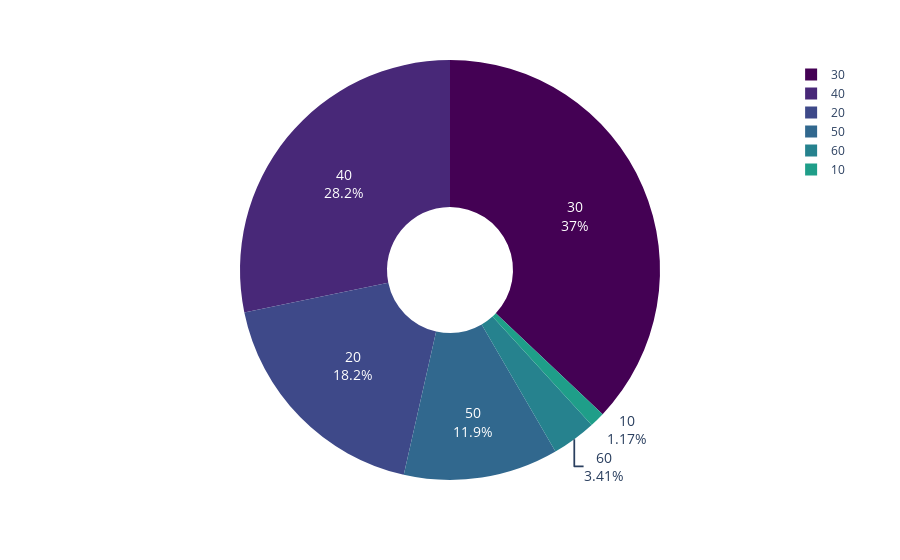

Source (notebook cell):
### Code cell
fig = px.pie(df, values = 'ratio', names = 'group', hover_data = ['ratio'], labels = {'group' : 'ratio'},
             color_discrete_sequence=px.colors.sequential.Viridis, hole=.3)
fig.update_traces(textinfo = 'percent+label', textfont_size = 14)
fig.show()

### Figure 1 — Plotly figure (JSON) as saved in the notebook; plotly's stock layout.template omitted (floating-point values rounded to 4 significant figures)
{"data": [{"customdata": [[30.58], [476.7], [968.6], [738.2], [311.4], [89.1]], "domain": {"x": [0, 1], "y": [0, 1]}, "hole": 0.3, "hovertemplate": "ratio=%{customdata[0]}<extra></extra>", "labels": [10, 20, 30, 40, 50, 60], "legendgroup": "", "name": "", "showlegend": true, "textfont": {"size": 14}, "textinfo": "percent+label", "type": "pie", "values": [30.58, 476.7, 968.6, 738.2, 311.4, 89.1]}], "layout": {"legend": {"tracegroupgap": 0}, "margin": {"t": 60}, "piecolorway": ["#440154", "#482878", "#3e4989", "#31688e", "#26828e", "#1f9e89", "#35b779", "#6ece58", "#b5de2b", "#fde725"]}}
